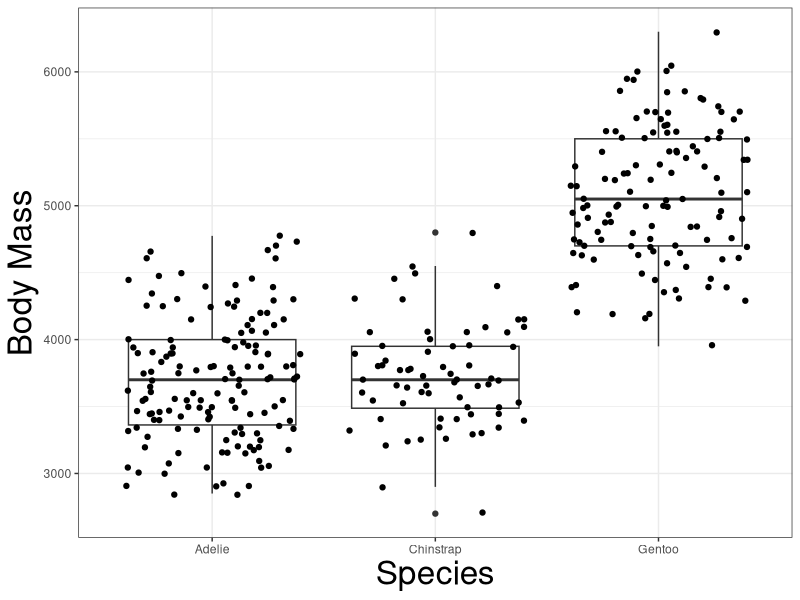
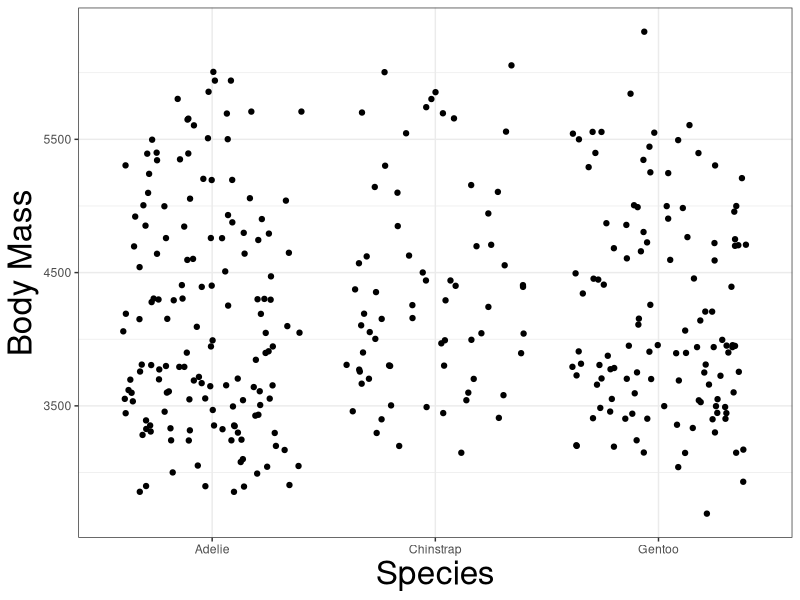
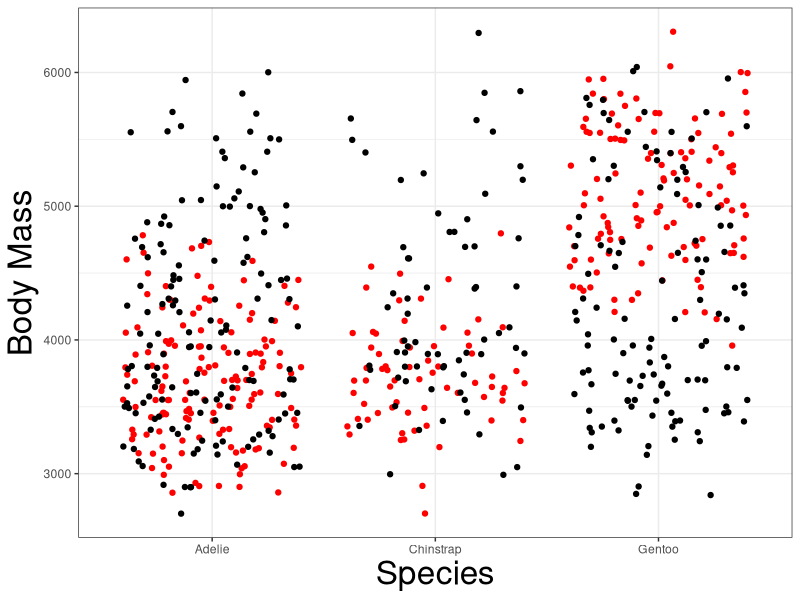
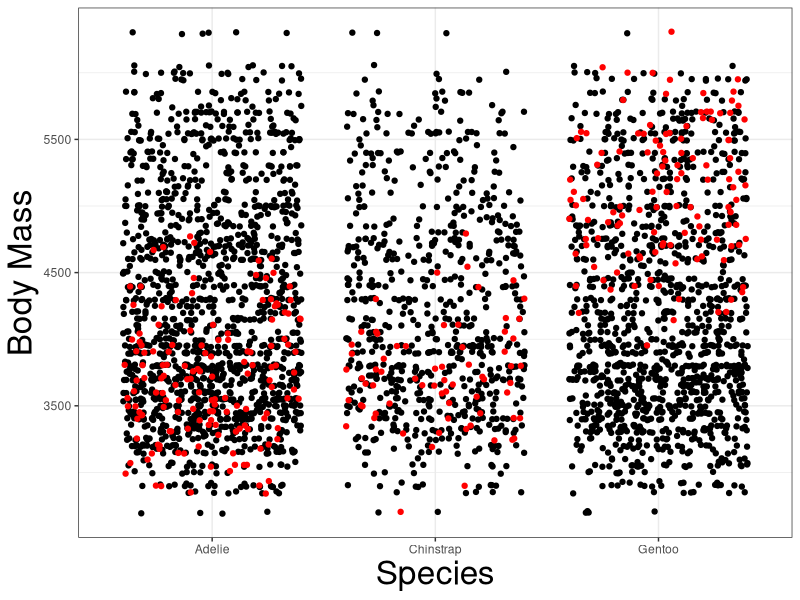
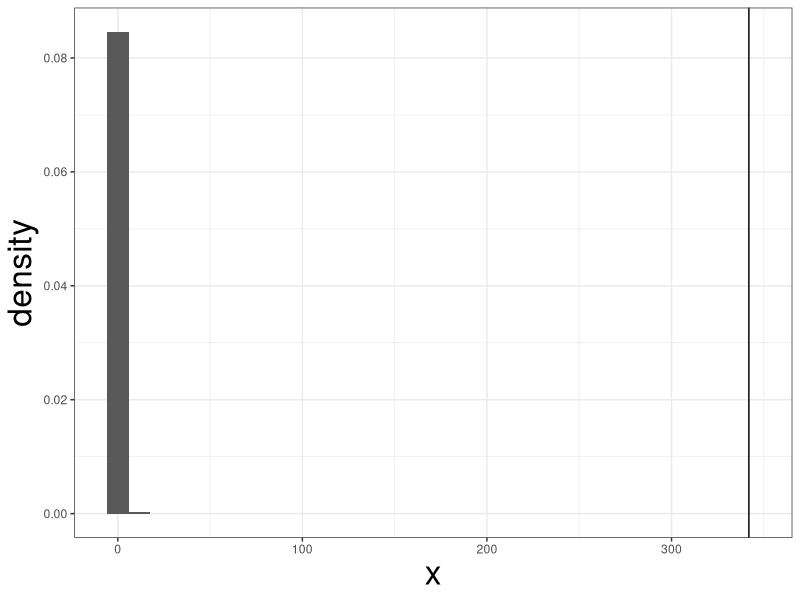

The R source for these figures, in order:
## ---- chunk 1
#| code-fold: false


library(tidyverse)
library(palmerpenguins)

theme_set(theme_bw())
theme_update(axis.title = element_text(size = 24))


shuffle <- function(x){
  n <- length(x)
  return(sample(x, n))
}

penguins <- penguins |> drop_na() 

## ---- chunk 2
#| code-fold: false
#| echo: true
factorial(100)
## ---- chunk 3
#| code-fold: true
penguins |> ggplot(aes(x=species, y = body_mass_g)) +
  geom_boxplot() +
  geom_jitter() +
  labs(x = "Species", y = "Body Mass")

## ---- chunk 4
#| code-fold: true
penguins |> ggplot() +
  labs(x = "Species", y = "Body Mass") + 
  geom_jitter(aes(species, shuffle(body_mass_g)))

## ---- chunk 5
#| code-fold: true
penguins |> ggplot(aes(x = species, y = body_mass_g)) +
  labs(x = "Species", y = "Body Mass") + 
  geom_jitter(col = "red") +
  geom_jitter(aes(species, shuffle(body_mass_g)))

## ---- chunk 6
#| code-fold: true
penguins |> ggplot(aes(x = species, y = body_mass_g)) +
  labs(x = "Species", y = "Body Mass") + 
  geom_jitter(aes(species, shuffle(body_mass_g))) +
  geom_jitter(aes(species, shuffle(body_mass_g))) +
  geom_jitter(aes(species, shuffle(body_mass_g))) +
  geom_jitter(aes(species, shuffle(body_mass_g))) +
  geom_jitter(aes(species, shuffle(body_mass_g))) +
  geom_jitter(aes(species, shuffle(body_mass_g))) +
  geom_jitter(aes(species, shuffle(body_mass_g))) +
  geom_jitter(aes(species, shuffle(body_mass_g))) +
  geom_jitter(aes(species, shuffle(body_mass_g))) +
  geom_jitter(aes(species, shuffle(body_mass_g))) +
  geom_jitter(col = "red") 
## ---- chunk 7
penguins |> aov(body_mass_g ~ species, data = _) |> anova()
## ---- chunk 8
f_stat <- penguins |> 
  aov(body_mass_g ~ species, data = _) |> 
  anova() |> 
  _$`F value`[1]
  

f_sim <- function(i){
  ff <- penguins |> 
    aov(shuffle(body_mass_g) ~ species, data = _) |> 
    anova() |> 
    _$`F value`[1]
  return(ff)
}

f_dist <- replicate(10000, f_sim(1))

tibble(x= f_dist) |> 
  ggplot(aes(x, y = ..density..)) +
  geom_histogram() +
  geom_vline(xintercept = f_stat)

sum(f_stat < f_dist) + 1 / (length(f_dist) + 1)

